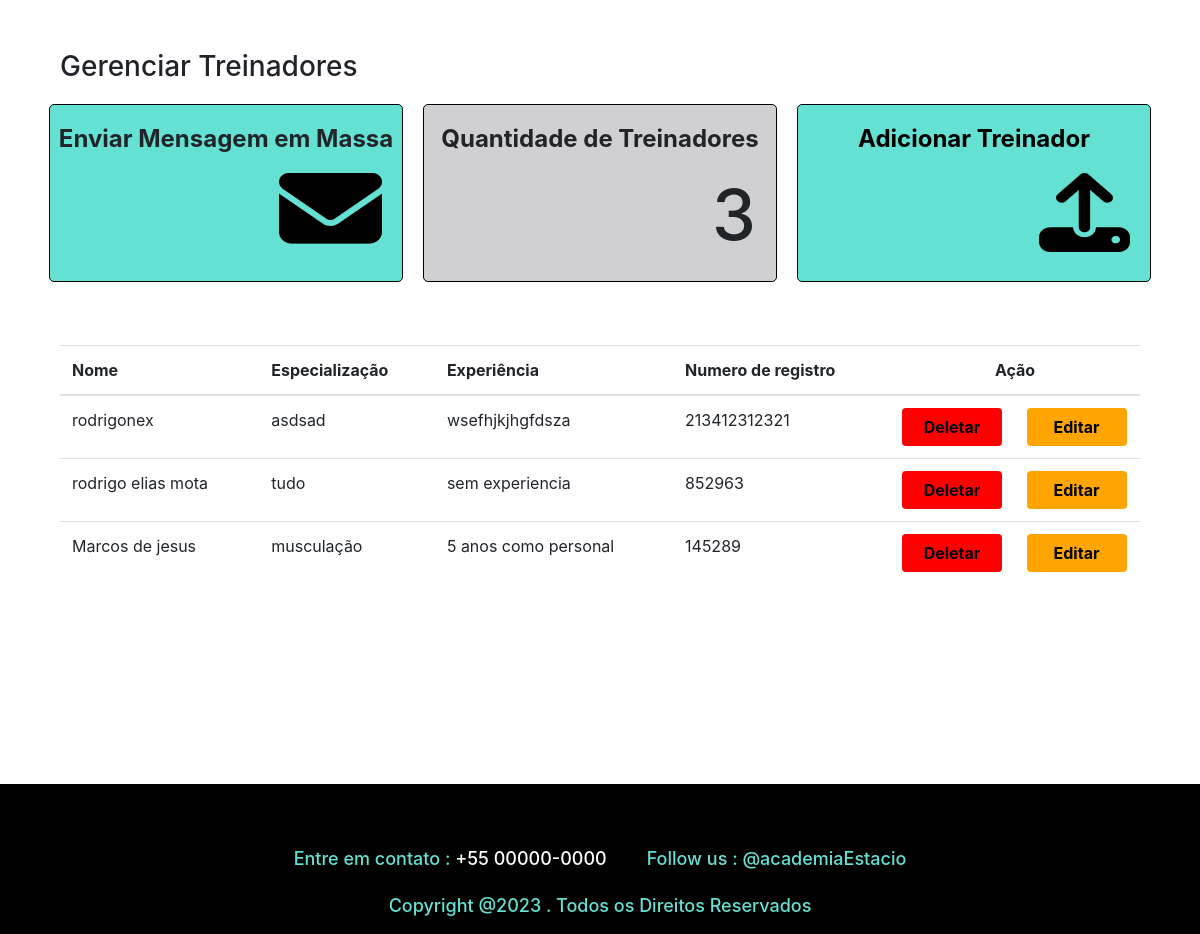
The app's page /personal/, older data.
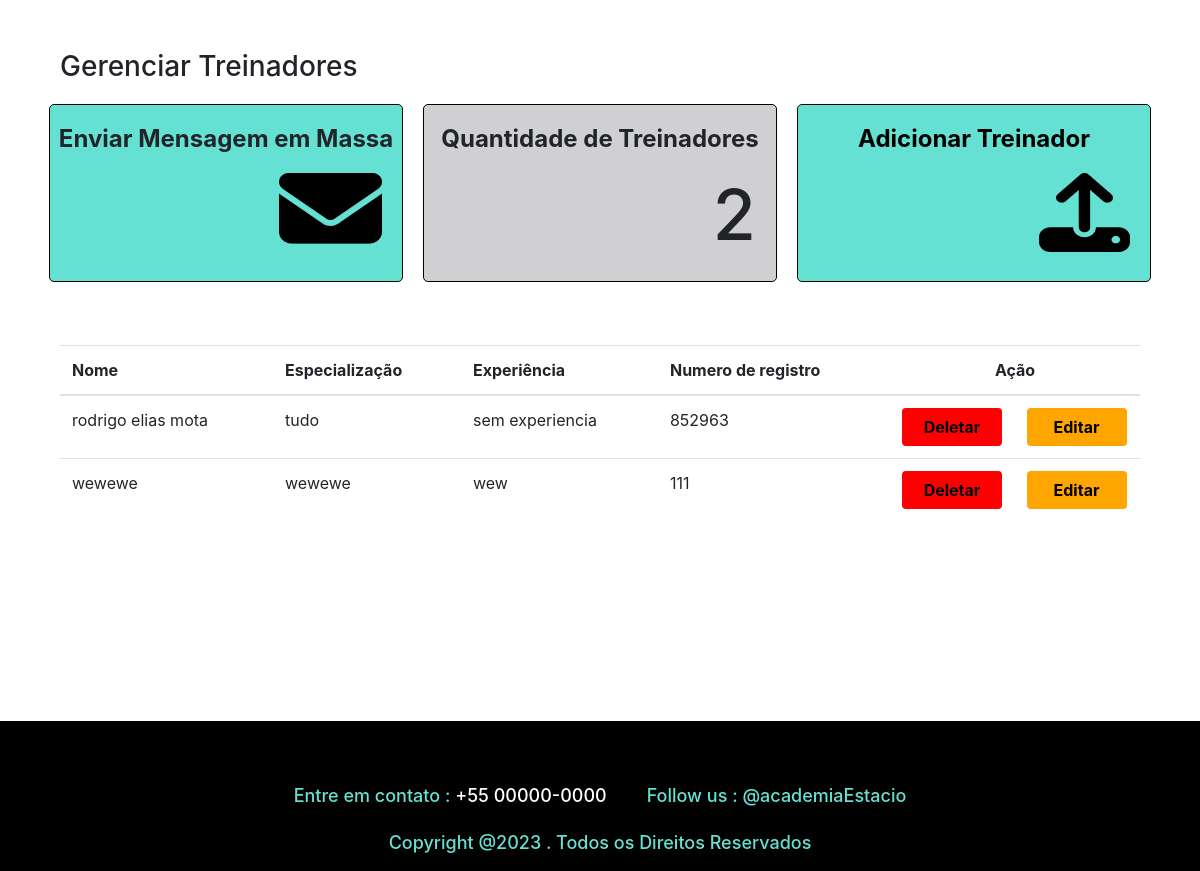
The same page, newer data.
### academy/models.py (models this page shows, shortened)
class PersonalTrainer(models.Model):
    name = models.CharField(max_length=100)
    specialization = models.CharField(max_length=100)
    experience = models.TextField(null=True, blank=True)
    registration_number = models.IntegerField()

### academy/views.py (the view)
# urls.py: path('personal/', listPersonalTrainer, name="list_personal"),
def listPersonalTrainer(request):
    result = {}
    result['personal_trainers'] = PersonalTrainer.objects.all()
    result['personal_trainer_length'] = len(result['personal_trainers'])
    return render(request, 'academy/list_personal_trainer.html', result)

### academy/templates/academy/list_personal_trainer.html (shortened to what this page needs)
{% load static %}
<!DOCTYPE html>
<html lang="pt-BR">
  <head>
    <link
      rel="stylesheet"
      href="https://maxcdn.bootstrapcdn.com/bootstrap/4.5.2/css/bootstrap.min.css"
    />
    <link
      rel="stylesheet"
      type="text/css"
      href="{% static 'css/personal_list.css' %}"
    />
  </head>
  <body>
    <section >
      <h3>Gerenciar  Treinadores </h3>
      <section class="painel">
        <div class="message">
          <p>Enviar Mensagem em Massa</p>
          <div>
            <img src="{% static 'images/msg.png' %}"/>
          </div>
        </div>
        <div class="qtd">
          <p>Quantidade de Treinadores </p>
          <h1>{{ personal_trainer_length }}</h1>
        </div>
        <div class="add-personal">
          <a href="{% url 'form_personal_trainer' %}">
            <p>Adicionar Treinador</p>
              <div>
                <img src="{% static 'images/add.png' %}">
              </div>
            </a>
        </div>
      </section>
    </section>
    <section class="section-table">
      <table class="table">
        <thead>
            <tr>
                <th>Nome</th>
                <th>Especialização</th>
                <th>Experiência</th>
                <th>Numero de registro</th>
                <th style="text-align: center;">Ação</th>
            </tr>
        </thead>
        <tbody>
            {% for personal_trainer in personal_trainers %}
                <tr data-id={{personal_trainer.id}}>
                    <td >{{ personal_trainer.name }}</td>
                    <td>{{ personal_trainer.specialization }}</td>
                    <td>{{ personal_trainer.experience }}</td>
                    <td>{{ personal_trainer.registration_number }}</td>
                    <td style="width: 250px;">
                      <button class="btn btn-deletar" type="button"><a href="{% url 'url_delete' personal_trainer.id %}">Deletar</a></button>
                      <button class="btn btn-editar" type="button"><a href="{% url 'url_update' personal_trainer.id %}">Editar</a></button>
                    </td>
                </tr>
            {% endfor %}
        </tbody>
    </table>
    </section>
    <footer>
      <div>
        <h3>Entre em contato : <span>+55 00000-0000<span></h3>
        <h3>Follow us : @academiaEstacio</h3>
      </div>
      <h3>Copyright @2023 . Todos os Direitos Reservados</h3>
    </footer>
  </body>
</html>

Row changes from the older to the newer data that the page shows:
removed PersonalTrainer: name "rodrigonex", specialization "asdsad", experience "wsefhjkjhgfdsza", registration_number "213412312321"
removed PersonalTrainer: name "Marcos de jesus", specialization "musculação", experience "5 anos como personal", registration_number "145289"
added PersonalTrainer: name "wewewe", specialization "wewewe", experience "wew", registration_number "111"
Text that changed along with them:
{{ personal_trainer_length }}: "3" → "2"
